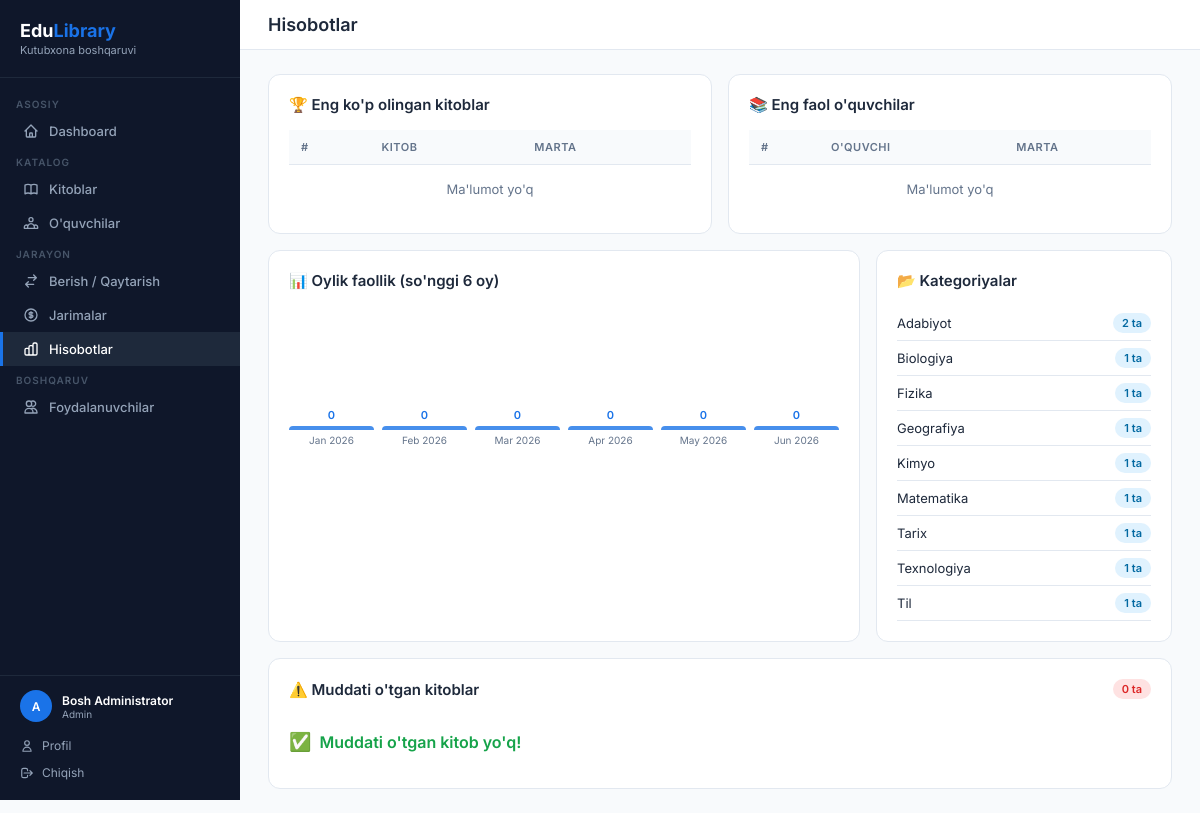
Screenshot of /reports (signed in) with the database file from the repository.
### app.py (models this page shows, shortened)
class User(UserMixin, db.Model):
    id = db.Column(db.Integer, primary_key=True)
    username = db.Column(db.String(80), unique=True, nullable=False)
    password_hash = db.Column(db.String(200), nullable=False)
    role = db.Column(db.String(20), default='librarian')  # admin / librarian
    full_name = db.Column(db.String(150))
    email = db.Column(db.String(120), unique=True)
    phone = db.Column(db.String(20))
    is_active = db.Column(db.Boolean, default=True)
    last_login = db.Column(db.DateTime)
    created_at = db.Column(db.DateTime, default=datetime.utcnow)
    @property
    def display_name(self):
        return self.full_name or self.username

class Book(db.Model):
    id = db.Column(db.Integer, primary_key=True)
    title = db.Column(db.String(200), nullable=False)
    author = db.Column(db.String(150), nullable=False)
    isbn = db.Column(db.String(30), unique=True)
    category = db.Column(db.String(80))
    total_copies = db.Column(db.Integer, default=1)
    available_copies = db.Column(db.Integer, default=1)
    description = db.Column(db.Text)
    publisher = db.Column(db.String(150))
    year = db.Column(db.Integer)
    language = db.Column(db.String(50), default="O'zbek")
    shelf_location = db.Column(db.String(50))
    created_at = db.Column(db.DateTime, default=datetime.utcnow)
    borrows = db.relationship('Borrow', backref='book', lazy=True)

### app.py (the view)
@app.route('/reports')
@login_required
def reports():
    top_books = db.session.query(Book, db.func.count(Borrow.id).label('cnt'))\
        .join(Borrow).group_by(Book.id).order_by(db.text('cnt DESC')).limit(10).all()
    top_students = db.session.query(Student, db.func.count(Borrow.id).label('cnt'))\
        .join(Borrow).group_by(Student.id).order_by(db.text('cnt DESC')).limit(10).all()
    overdue_borrows = [b for b in Borrow.query.filter_by(status='borrowed').all() if b.is_overdue]
    monthly = []
    for i in range(5, -1, -1):
        d = date.today().replace(day=1) - timedelta(days=i * 30)
        cnt = Borrow.query.filter(
            db.func.strftime('%Y-%m', Borrow.borrow_date) == d.strftime('%Y-%m')
        ).count()
        monthly.append({'month': d.strftime('%b %Y'), 'count': cnt})
    cat_stats = db.session.query(Book.category, db.func.count(Book.id))\
        .group_by(Book.category).all()
    return render_template('reports.html',
        top_books=top_books,
        top_students=top_students,
        overdue_borrows=overdue_borrows,
        monthly=monthly,
        cat_stats=cat_stats,
    )

### app.py (called while the page is built)
@login_manager.user_loader
def load_user(user_id):
    return db.session.get(User, int(user_id))

### templates/reports.html (shortened to what this page needs)
{% extends 'base.html' %}
{% block page_title %}Hisobotlar{% endblock %}
{% block content %}
<div style="display:grid; grid-template-columns:1fr 1fr; gap:16px; margin-bottom:16px;">
  <div class="card">
    <div class="card-header"><h3>🏆 Eng ko'p olingan kitoblar</h3></div>
    <table>
      <thead><tr><th>#</th><th>Kitob</th><th>Marta</th></tr></thead>
      <tbody>
        {% for book, cnt in top_books %}
        <tr>
          <td style="color:var(--text-muted); font-weight:700;">{{ loop.index }}</td>
          <td>
            <a href="{{ url_for('book_detail', id=book.id) }}" style="color:var(--text); text-decoration:none; font-weight:600;">{{ book.title }}</a>
            <div style="font-size:11px; color:var(--text-muted);">{{ book.author }}</div>
          </td>
          <td><span class="badge badge-info">{{ cnt }} marta</span></td>
        </tr>
        {% else %}
        <tr><td colspan="3" style="text-align:center; color:var(--text-muted); padding:16px;">Ma'lumot yo'q</td></tr>
        {% endfor %}
      </tbody>
    </table>
  </div>
  <div class="card">
    <div class="card-header"><h3>📚 Eng faol o'quvchilar</h3></div>
    <table>
      <thead><tr><th>#</th><th>O'quvchi</th><th>Marta</th></tr></thead>
      <tbody>
        {% for student, cnt in top_students %}
        <tr>
          <td style="color:var(--text-muted); font-weight:700;">{{ loop.index }}</td>
          <td>
            <a href="{{ url_for('student_detail', id=student.id) }}" style="color:var(--text); text-decoration:none; font-weight:600;">{{ student.full_name }}</a>
            <div style="font-size:11px; color:var(--text-muted);">{{ student.grade }}</div>
          </td>
          <td><span class="badge badge-success">{{ cnt }} marta</span></td>
        </tr>
        {% else %}
        <tr><td colspan="3" style="text-align:center; color:var(--text-muted); padding:16px;">Ma'lumot yo'q</td></tr>
        {% endfor %}
      </tbody>
    </table>
  </div>
</div>
<div style="display:grid; grid-template-columns:2fr 1fr; gap:16px; margin-bottom:16px;">
  <div class="card">
    <div class="card-header"><h3>📊 Oylik faollik (so'nggi 6 oy)</h3></div>
    <div style="display:flex; align-items:flex-end; gap:8px; height:140px; padding-top:10px;">
      {% set max_cnt = monthly | map(attribute='count') | max %}
      {% for m in monthly %}
      {% set height = ((m.count / max_cnt * 110) | int) if max_cnt > 0 else 4 %}
      <div style="flex:1; display:flex; flex-direction:column; align-items:center; gap:4px;">
        <span style="font-size:11px; font-weight:600; color:var(--primary);">{{ m.count }}</span>
        <div style="width:100%; height:{{ height }}px; background:var(--primary); border-radius:4px 4px 0 0; min-height:4px; opacity:0.8;"></div>
        <span style="font-size:10px; color:var(--text-muted); text-align:center;">{{ m.month }}</span>
      </div>
      {% endfor %}
    </div>
  </div>
  <div class="card">
    <div class="card-header"><h3>📂 Kategoriyalar</h3></div>
    {% for cat, cnt in cat_stats %}
    <div style="display:flex; align-items:center; justify-content:space-between; padding:7px 0; border-bottom:1px solid var(--border);">
      <span style="font-size:13px;">{{ cat or 'Boshqa' }}</span>
      <span class="badge badge-info">{{ cnt }} ta</span>
    </div>
    {% endfor %}
  </div>
</div>
<div class="card">
  <div class="card-header">
    <h3>⚠️ Muddati o'tgan kitoblar</h3>
    <span class="badge badge-danger">{{ overdue_borrows|length }} ta</span>
  </div>
  {% if overdue_borrows %}
  <div class="table-wrap">
    <table>
      <thead>
        <tr><th>#</th><th>O'quvchi</th><th>Kitob</th><th>Berilgan</th><th>Muddat</th><th>Kechikish</th><th>Jarima</th><th>Amal</th></tr>
      </thead>
      <tbody>
        {% for b in overdue_borrows %}
        <tr style="background:#fff5f5;">
          <td style="color:var(--text-muted);">{{ loop.index }}</td>
          <td>
            <a href="{{ url_for('student_detail', id=b.student.id) }}" style="color:var(--text); font-weight:600; text-decoration:none;">{{ b.student.full_name }}</a>
            <div style="font-size:11px; color:var(--text-muted);">{{ b.student.grade }}</div>
          </td>
          <td><a href="{{ url_for('book_detail', id=b.book.id) }}" style="color:var(--text); text-decoration:none;">{{ b.book.title }}</a></td>
          <td style="font-size:12px; color:var(--text-muted);">{{ b.borrow_date }}</td>
          <td style="color:#dc2626; font-weight:700;">{{ b.due_date }}</td>
          <td><span class="badge badge-danger">{{ b.days_overdue }} kun</span></td>
          <td style="font-weight:600; color:#dc2626;">{{ '{:,.0f}'.format(b.fine_amount) }} so'm</td>
          <td>
            <form method="POST" action="{{ url_for('return_book', id=b.id) }}" style="display:inline;" onsubmit="return confirm('Kitob qaytarilsinmi?')">
              <button class="btn btn-success btn-sm" type="submit">Qaytarish</button>
            </form>
          </td>
        </tr>
        {% endfor %}
      </tbody>
    </table>
  </div>
  {% else %}
  <div style="padding:16px 0; color:#16a34a; font-weight:600; display:flex; align-items:center; gap:8px;">
    <span style="font-size:18px;">✅</span> Muddati o'tgan kitob yo'q!
  </div>
  {% endif %}
</div>
{% endblock %}

### templates/base.html (shortened to what this page needs)
<!DOCTYPE html>
<html lang="uz">
<head>
</head>
<body>
{% if current_user.is_authenticated %}
<aside class="sidebar">
  <div class="sidebar-logo">
    <h2>Edu<span>Library</span></h2>
    <p>Kutubxona boshqaruvi</p>
  </div>
  <nav>
    <div class="nav-section">Asosiy</div>
    <a href="{{ url_for('dashboard') }}" class="nav-item {% if request.endpoint == 'dashboard' %}active{% endif %}">
      <svg fill="none" viewBox="0 0 24 24" stroke="currentColor"><path stroke-linecap="round" stroke-linejoin="round" stroke-width="2" d="M3 12l2-2m0 0l7-7 7 7M5 10v10a1 1 0 001 1h3m10-11l2 2m-2-2v10a1 1 0 01-1 1h-3m-6 0a1 1 0 001-1v-4a1 1 0 011-1h2a1 1 0 011 1v4a1 1 0 001 1m-6 0h6"/></svg>
      Dashboard
    </a>
    <div class="nav-section">Katalog</div>
    <a href="{{ url_for('books') }}" class="nav-item {% if 'book' in request.endpoint %}active{% endif %}">
      Kitoblar
    </a>
    <a href="{{ url_for('students') }}" class="nav-item {% if 'student' in request.endpoint %}active{% endif %}">
      O'quvchilar
    </a>
    <div class="nav-section">Jarayon</div>
    <a href="{{ url_for('borrows') }}" class="nav-item {% if 'borrow' in request.endpoint %}active{% endif %}">
      <svg fill="none" viewBox="0 0 24 24" stroke="currentColor"><path stroke-linecap="round" stroke-linejoin="round" stroke-width="2" d="M8 7h12m0 0l-4-4m4 4l-4 4m0 6H4m0 0l4 4m-4-4l4-4"/></svg>
      Berish / Qaytarish
    </a>
    <a href="{{ url_for('fines') }}" class="nav-item {% if 'fine' in request.endpoint %}active{% endif %}">
      <svg fill="none" viewBox="0 0 24 24" stroke="currentColor"><path stroke-linecap="round" stroke-linejoin="round" stroke-width="2" d="M12 8c-1.657 0-3 .895-3 2s1.343 2 3 2 3 .895 3 2-1.343 2-3 2m0-8c1.11 0 2.08.402 2.599 1M12 8V7m0 1v8m0 0v1m0-1c-1.11 0-2.08-.402-2.599-1M21 12a9 9 0 11-18 0 9 9 0 0118 0z"/></svg>
      Jarimalar
    </a>
    <a href="{{ url_for('reports') }}" class="nav-item {% if request.endpoint == 'reports' %}active{% endif %}">
      Hisobotlar
    </a>
    {% if current_user.role == 'admin' %}
    <div class="nav-section">Boshqaruv</div>
    <a href="{{ url_for('users') }}" class="nav-item {% if 'user' in request.endpoint and request.endpoint != 'profile' %}active{% endif %}">
      <svg fill="none" viewBox="0 0 24 24" stroke="currentColor"><path stroke-linecap="round" stroke-linejoin="round" stroke-width="2" d="M12 4.354a4 4 0 110 5.292M15 21H3v-1a6 6 0 0112 0v1zm0 0h6v-1a6 6 0 00-9-5.197M13 7a4 4 0 11-8 0 4 4 0 018 0z"/></svg>
      Foydalanuvchilar
    </a>
    {% endif %}
  </nav>
  <div class="sidebar-footer">
    <div class="sidebar-user">
      <div class="avatar-sm">{{ current_user.username[0].upper() }}</div>
      <div class="info">
        <div class="name">{{ current_user.display_name }}</div>
        <div class="role">{{ 'Admin' if current_user.role == 'admin' else 'Kutubxonachi' }}</div>
      </div>
    </div>
    <a href="{{ url_for('profile') }}">
      <svg width="14" height="14" fill="none" viewBox="0 0 24 24" stroke="currentColor"><path stroke-linecap="round" stroke-linejoin="round" stroke-width="2" d="M16 7a4 4 0 11-8 0 4 4 0 018 0zM12 14a7 7 0 00-7 7h14a7 7 0 00-7-7z"/></svg>
      Profil
    </a>
    <a href="{{ url_for('logout') }}">
      <svg width="14" height="14" fill="none" viewBox="0 0 24 24" stroke="currentColor"><path stroke-linecap="round" stroke-linejoin="round" stroke-width="2" d="M17 16l4-4m0 0l-4-4m4 4H7m6 4v1a3 3 0 01-3 3H6a3 3 0 01-3-3V7a3 3 0 013-3h4a3 3 0 013 3v1"/></svg>
      Chiqish
    </a>
  </div>
</aside>
<div class="main">
  <div class="topbar">
    <h1>{% block page_title %}{% endblock %}</h1>
  </div>
  <div class="content">
    {% block content %}{% endblock %}
  </div>
</div>
{% else %}
{% block auth_content %}{% endblock %}
{% endif %}
</body>
</html>

### templates/base.html (style rules this page uses)
:root { --primary: #1a73e8; --primary-dark: #1557b0; --sidebar-bg: #0f172a; --sidebar-text: #94a3b8; --sidebar-active: #1a73e8; --success: #16a34a; --danger: #dc2626; --warning: #d97706; --info: #0891b2; --bg: #f8fafc; --card: #ffffff; --border: #e2e8f0; --text: #1e293b; --text-muted: #64748b; }
* { margin: 0; padding: 0; box-sizing: border-box; }
body { font-family: 'Inter', sans-serif; background: var(--bg); color: var(--text); display: flex; min-height: 100vh; }
.sidebar { width: 240px; background: var(--sidebar-bg); min-height: 100vh; position: fixed; top: 0; left: 0; z-index: 100; display: flex; flex-direction: column; overflow-y: auto; }
.sidebar-logo { padding: 20px; border-bottom: 1px solid #1e293b; }
.sidebar-logo h2 { color: #fff; font-size: 18px; font-weight: 700; }
.sidebar-logo span { color: var(--primary); }
.sidebar-logo p { color: var(--sidebar-text); font-size: 11px; margin-top: 2px; }
.sidebar nav { flex: 1; padding: 12px 0; }
.nav-section { padding: 8px 16px 4px; font-size: 10px; font-weight: 600; color: #475569; letter-spacing: 1px; text-transform: uppercase; }
.nav-item { display: flex; align-items: center; gap: 10px; padding: 9px 20px; color: var(--sidebar-text); text-decoration: none; font-size: 13px; font-weight: 500; transition: all .2s; border-left: 3px solid transparent; }
.nav-item.active { color: #fff; background: #1e293b; border-left-color: var(--primary); }
.nav-item svg { width: 16px; height: 16px; flex-shrink: 0; }
.sidebar-footer { padding: 14px 20px; border-top: 1px solid #1e293b; }
.sidebar-user { display: flex; align-items: center; gap: 10px; margin-bottom: 10px; }
.sidebar-user .avatar-sm { width: 32px; height: 32px; border-radius: 50%; background: var(--primary); color: #fff; display: flex; align-items: center; justify-content: center; font-size: 12px; font-weight: 600; flex-shrink: 0; }
.sidebar-user .info { flex: 1; min-width: 0; }
.sidebar-user .info .name { color: #fff; font-size: 12px; font-weight: 600; white-space: nowrap; overflow: hidden; text-overflow: ellipsis; }
.sidebar-user .info .role { color: var(--sidebar-text); font-size: 10px; }
.sidebar-footer a { display: flex; align-items: center; gap: 8px; color: var(--sidebar-text); text-decoration: none; font-size: 12px; padding: 6px 0; }
.main { margin-left: 240px; flex: 1; display: flex; flex-direction: column; min-height: 100vh; }
.topbar { background: var(--card); border-bottom: 1px solid var(--border); padding: 14px 28px; display: flex; align-items: center; justify-content: space-between; }
.topbar h1 { font-size: 18px; font-weight: 600; }
.content { padding: 24px 28px; flex: 1; }
.card { background: var(--card); border: 1px solid var(--border); border-radius: 12px; padding: 20px; }
.card-header { display: flex; align-items: center; justify-content: space-between; margin-bottom: 16px; }
.card-header h3 { font-size: 15px; font-weight: 600; }
table { width: 100%; border-collapse: collapse; font-size: 13px; }
thead th { background: var(--bg); padding: 10px 12px; text-align: left; font-size: 11px; font-weight: 600; color: var(--text-muted); text-transform: uppercase; letter-spacing: .5px; border-bottom: 1px solid var(--border); }
tbody td { padding: 11px 12px; border-bottom: 1px solid var(--border); vertical-align: middle; }
tbody tr:last-child td { border-bottom: none; }
.badge { display: inline-block; padding: 3px 9px; border-radius: 20px; font-size: 11px; font-weight: 600; }
.badge-danger { background: #fee2e2; color: #dc2626; }
.badge-info { background: #e0f2fe; color: #0369a1; }

### rows the page displays
User: username "A", display_name "Bosh Administrator", role "Admin", is_active True (drawn)
Book: category "Biologiya", cnt "1"
Book: category "Fizika", cnt "1"
Book: category "Geografiya", cnt "1"
Book: category "Kimyo", cnt "1"
Book: category "Matematika", cnt "1"
Book: category "Tarix", cnt "1"
Book: category "Texnologiya", cnt "1"
Book: category "Til", cnt "1"

### other values shown
{{ m.count }} "0" "0" "0" "0" "0" "0"
{{ m.month }} "Jan 2026" "Feb 2026" "Mar 2026" "Apr 2026" "May 2026" "Jun 2026"
{{ cat or 'Boshqa' }} "Adabiyot"
{{ cnt }} "2"
{{ overdue_borrows|length }} "0"
